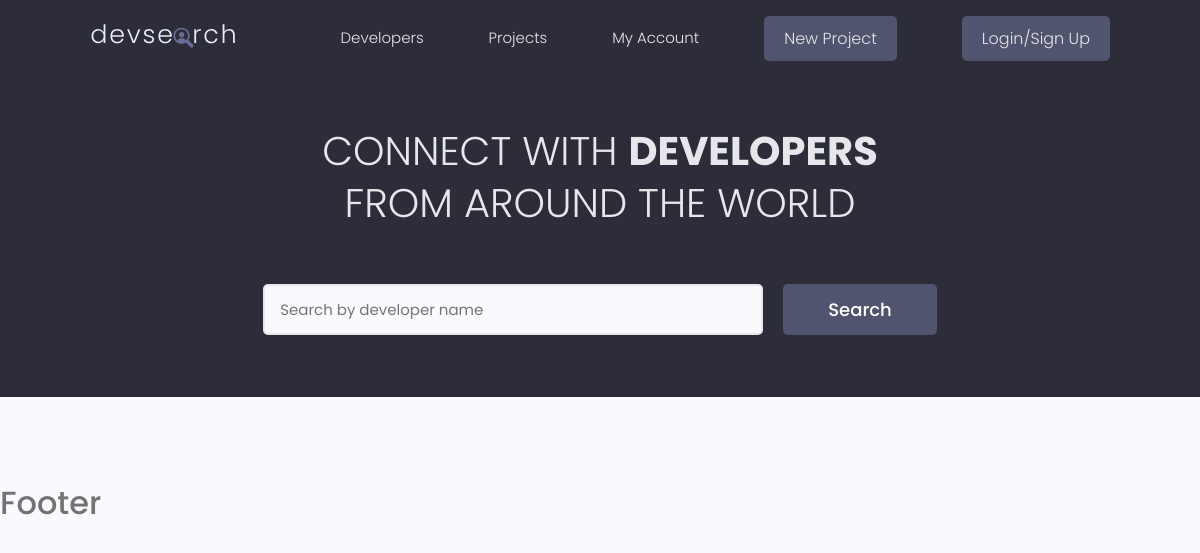
/users/profiles, run on an earlier commit of the app's database.
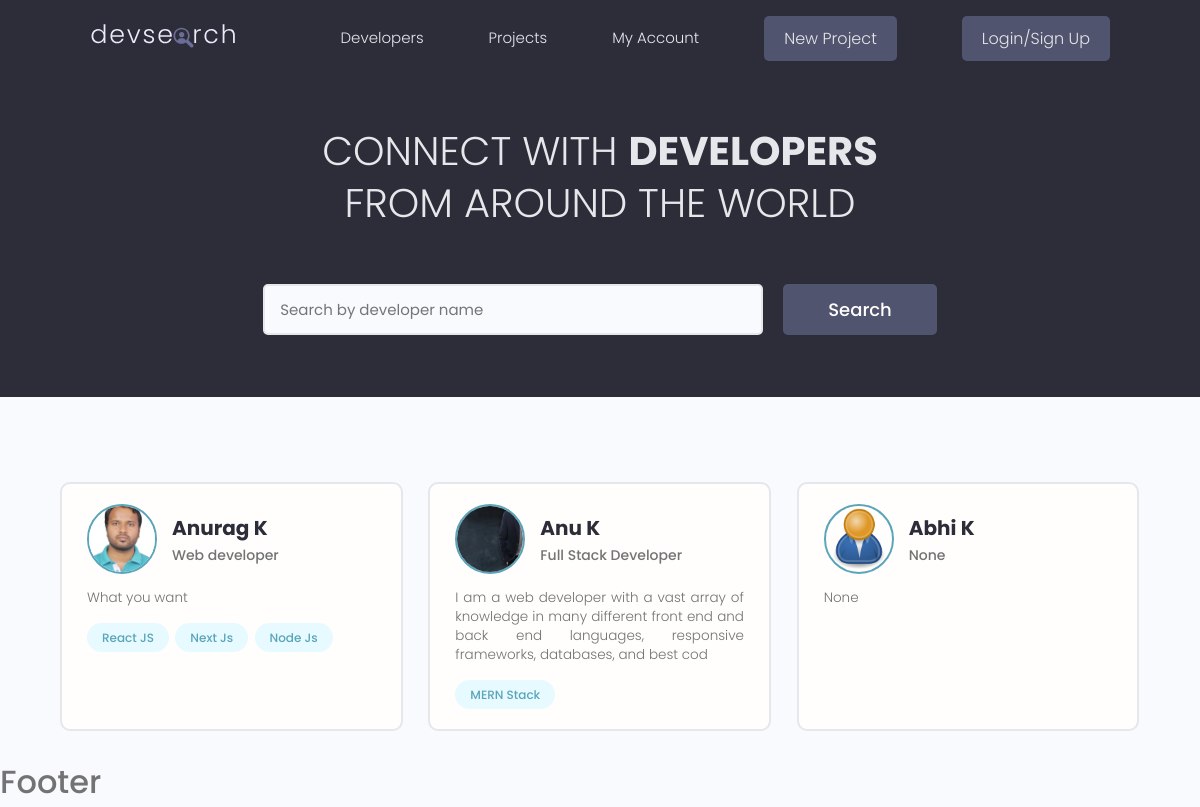
And on a later commit of the database.
### users/models.py (models this page shows, shortened)
class Profile(models.Model):
    user = models.OneToOneField(User, on_delete=models.CASCADE, null=True, blank=True)
    name = models.CharField(max_length=200, null=True, blank=True)
    username = models.CharField(max_length=200, blank=True, null=True)
    location = models.CharField(max_length=200, blank=True, null=True)
    email = models.EmailField(max_length=200, null=True, blank=True)
    short_intro = models.CharField(max_length=200, blank=True, null=True)
    bio = models.TextField(blank=True, null=True)
    profile_image = models.ImageField(null=True, blank=True, upload_to='profile/', default='profile/user-default.png')
    social_github = models.CharField(max_length=200, blank=True, null=True)
    social_twitter = models.CharField(max_length=200, blank=True, null=True)
    social_linkedin = models.CharField(max_length=200, blank=True, null=True)
    social_website = models.CharField(max_length=200, blank=True, null=True)
    created = models.DateTimeField(auto_now_add=True)
    id = models.UUIDField(default=uuid.uuid4, unique=True, primary_key=True, editable=False)

class Skill(models.Model):
    owner = models.ForeignKey(Profile, on_delete=models.CASCADE, null=True, blank=True)
    name = models.CharField(max_length=200, null=True, blank=True)
    description = models.TextField(blank=True, null=True)
    created = models.DateTimeField(auto_now_add=True)
    id = models.UUIDField(default=uuid.uuid4, unique=True, primary_key=True, editable=False)

### users/views.py (the view)
# urls.py: path('profiles', views.profiles, name='profiles'),
def profiles(request):
    data = Profile.objects.all()
    return render(request, 'users/profiles.html', {'profiles': data})

### users/templates/users/profiles.html (shortened to what this page needs)
{% extends 'main.html' %}
{% block content %}
<main class="home">
    <section class="hero-section text-center">
      <div class="container container--narrow">
        <div class="hero-section__box">
          <h2>CONNECT WITH <span>DEVELOPERS</span></h2>
          <h2>FROM AROUND THE WORLD</h2>
        </div>
        <div class="hero-section__search">
          <form class="form" action="#" method="get">
            <div class="form__field">
              <input class="input input--text" id="formInput#search" type="text" name="text"
                placeholder="Search by developer name" />
            </div>
            <input class="btn btn--sub btn--lg" type="submit" value="Search" />
          </form>
        </div>
      </div>
    </section>
    <section class="devlist">
      <div class="container">
        <div class="grid grid--three">
          {% for profile in profiles %}
          <div class="column card">
            <div class="dev">
              <a href="{% url 'profile' profile.id %}" class="card__body">
                <div class="dev__profile">
                  <img class="avatar avatar--md" src="{{profile.profile_image.url}}" alt="image" />
                  <div class="dev__meta">
                    <h3>{{profile.name}}</h3>
                    <h5>{{profile.short_intro|slice:"50"}}</h5>
                  </div>
                </div>
                <p class="dev__info">
                  {{profile.bio|slice:"150"}}
                </p>
                <div class="dev__skills">
                  {% for skill in profile.skill_set.all %}
                  <span class="tag tag--pill tag--main">
                    <small>{{skill.name}}</small>
                  </span>
                  {% endfor %}
                </div>
              </a>
            </div>
          </div>
          {% endfor %}
        </div>
      </div>
    </section>
  </main>
{% endblock content %}

### templates/main.html (shortened to what this page needs)
<!DOCTYPE html>
{% load static %}
<html lang="en">
<head>
  <link rel="stylesheet" href="{% static 'uikit/styles/uikit.css' %}" />
  <link rel="stylesheet" href="{% static 'styles/app.css' %}" />
</head>
<body>
    {% include 'navbar.html' %}
    {% block content %}
    {% endblock content %}
    <h3>Footer</h3>
</body>
</html>

### templates/navbar.html (shortened to what this page needs)
{% load static %}
<header class="header">
    <div class="container container--narrow">
      <a href="{% url 'projects' %}" class="header__logo">
        <img src="{% static 'images/logo.svg' %}" alt="DevMingle Logo" />
      </a>
      <nav class="header__nav">
        <ul class="header__menu">
          <li class="header__menuItem"><a href="{% url 'profiles' %}">Developers</a></li>
          <li class="header__menuItem"><a href="{% url 'projects' %}">Projects</a></li>
          <li class="header__menuItem"><a href="account.html">My Account</a></li>
          <li class="header__menuItem"><a href="{% url 'create-project' %}" class="btn btn--sub">New Project</a></li>
          <li class="header__menuItem"><a href="login.html" class="btn btn--sub">Login/Sign Up</a></li>
        </ul>
      </nav>
    </div>
  </header>

### static/styles/app.css (style rules this page uses)
:root { --color-sub: #2d2d39; }
.btn--sub { background-color: var(--color-sub-light); }
.card { border: 2px solid var(--color-light); }
img { width: 100%; }
.header { position: sticky; z-index: 111; background-color: var(--color-sub); padding: 1.5rem 0; }
.header > .container { display: flex; justify-content: space-between; align-items: center; }
.header__logo > img { height: 3.8rem; }
.header__nav > ul { display: inline-flex; align-items: center; list-style: none; gap: 6.5rem; }
.header__menuItem > a { color: var(--color-light); font-weight: 300; }
.hero-section { height: 40vh; display: flex; align-items: center; background-color: var(--color-sub); }
.hero-section__box { margin-bottom: 4rem; }
.hero-section__box > h2, .hero-section__box > h2 > span { font-size: 4rem; color: var(--color-light); line-height: 1.3; text-transform: uppercase; }
.hero-section__box > h2 { font-weight: 300; }
.hero-section__box > h2 > span { font-weight: 700; }
.hero-section__search > .form { display: flex; align-items: center; justify-content: center; gap: 2rem; }
.hero-section__search > .form input.input--text { width: 50rem; }
.devlist { margin-top: 8rem; }
.devlist .grid { align-items: stretch; }
.devlist .dev .dev__profile { display: flex; align-items: center; gap: 1.5rem; }
.devlist .dev .dev__meta h3 { color: var(--color-sub); font-size: 2rem; font-weight: 700; }
.devlist .dev .dev__meta h5 { color: var(--color-text); font-size: 1.4rem; font-weight: 500; }
.devlist .dev .dev__info { margin: 1.5rem 0; font-size: 1.35rem; line-height: 1.4; text-align: justify; }

### static/uikit/styles/modules/_variables.css (style rules this page uses)
:root { --color-main: #5aa5b9; --color-main-light: #e6faff; --color-sub: #3f4156; --color-sub-light: #51546e; --color-sub-lighter: #ededfd; --color-text: #737373; --color-gray: #8b8b8b; --color-light: #e5e7eb; --color-light-gray: #767676; --color-bg: #f8fafd; --color-white: #fffefd; --color-white-light: #f3f3f3; --color-success: #359e64; --color-success-bg: #def8e8; --color-error: #fc4b0b; --color-error-bg: #fff2ee; --font-base: 'Poppins', arial, helvetica, 'Segoe UI', roboto, ubuntu, sans-serif; --font-monospace: 'Fira Code', 'Courier New', courier, monospace; --font-regular: 300; --font-medium: 500; --font-bold: 700; --generic-shadow: 1px 1px 5px #00000010; --generic-transition: all 0.3s ease-in-out; }

### static/uikit/styles/modules/_base.css (style rules this page uses)
* { margin: 0; padding: 0; box-sizing: border-box; text-rendering: optimizeLegibility; color: inherit; font-size: inherit; }
html { font-size: 50%; }
@media only screen and (min-width: 480px) { html { font-size: 56.25%; } }
@media only screen and (min-width: 1200px) { html { font-size: 62.5%; } }
body { line-height: 1.6; font-weight: 400; font-size: 1.5rem; color: var(--color-text); background-color: var(--color-bg); min-height: 100vh; }

### static/uikit/styles/modules/_typography.css (style rules this page uses)
* { font-family: var(--font-base); }
h2 { font-size: 3.6rem; font-weight: var(--font-bold); }
h3 { font-size: 3.2rem; font-weight: var(--font-medium); }
h5 { font-size: 2.4rem; font-weight: var(--font-medium); }
h5, h6 { font-weight: var(--font-regular); }
p, span, strong { font-size: 1.6rem; color: var(--color-text); font-weight: var(--font-regular); }
a { padding-bottom: 2px; text-decoration: none; display: inline-block; color: var(--color-main); font-weight: var(--font-medium); }

### static/uikit/styles/modules/_utilities.css (style rules this page uses)
.container { width: 95%; max-width: 165rem; margin: 0 auto; box-sizing: border-box; }
.container--narrow { width: 95%; max-width: 120rem; }
@media screen and (min-width: 1000px) { .container { width: 90%; } }
@media screen and (min-width: 1000px) { .container--narrow { width: 85%; } }
@media screen and (min-width: 1200px) { .container { width: 90%; } }
@media screen and (min-width: 1200px) { .container--narrow { width: 85%; } }
.text-center { text-align: center; }

### static/uikit/styles/modules/_avatar.css (style rules this page uses)
.avatar { border-radius: 50%; border: 2px solid var(--color-main); object-fit: cover; }
.avatar--md { height: 7rem; width: 7rem; }

### static/uikit/styles/modules/_button.css (style rules this page uses)
.btn { display: inline-block; position: relative; cursor: pointer; background-color: var(--color-light); font-weight: var(--font-medium); color: var(--color-sub); text-decoration: none; padding: 1rem 2rem; border-radius: 0.5rem; border: none; width: -webkit-fit-content; width: -moz-fit-content; width: fit-content; height: -webkit-fit-content; height: -moz-fit-content; height: fit-content; font-size: 1.6rem; outline-width: 0; outline-color: transparent; -webkit-backface-visibility: hidden; backface-visibility: hidden; transition: all 0.3s ease-in-out; }
.btn--sub { background-color: var(--color-sub); color: var(--color-white); }
.btn--lg { font-size: 1.8rem; padding: 1.2rem 4.5rem; }

What changed in the data, as far as the page shows it:
added Profile: profile_image (picture), name "Anurag K", short_intro "Web developer", bio "What you want"
added Skill: name "React JS", shown under "Anurag K"
added Skill: name "Next Js", shown under "Anurag K"
added Skill: name "Node Js", shown under "Anurag K"
added Profile: profile_image (picture), name "Anu K", short_intro "Full Stack Developer", bio "I am a web developer with a vast array of knowledge in many different front end and back end languages, responsive frameworks, databases, and best cod"
added Skill: name "MERN Stack", shown under "Anu K"
added Profile: profile_image (placeholder picture), name "Abhi K", short_intro "None", bio "None"
